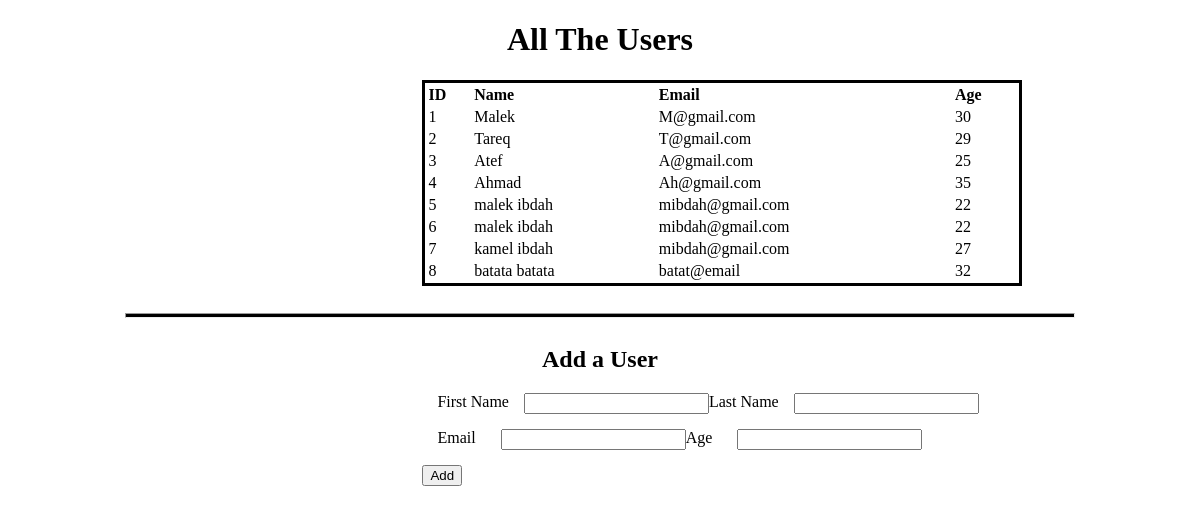
The page / on the database its author committed.
### users_app/models.py (models this page shows)
class User(models.Model):
    Name = models.CharField(max_length=45)
    Email = models.CharField(max_length=100)
    age = models.IntegerField()
    created_at = models.DateTimeField(auto_now_add=True)
    updated_at = models.DateTimeField(auto_now=True)

### users_app/views.py (the view)
# urls.py: path('', views.index),
def index(request):
    users = User.objects.all()
    context={
        'users' : users
        }
    return render(request, 'index.html',context )

### users_app/templates/index.html (shortened to what this page needs)
<!DOCTYPE html>
<html lang="en">
<head>
    {% load static %}
    <link rel="stylesheet" href="{% static 'style.css' %}">
</head>
<body>
    <div class="rectangle">
        <h1>All The Users</h1>
        <table>
            <thead>
                <tr>
                    <th>ID</th>
                    <th>Name</th>
                    <th>Email</th>
                    <th>Age</th>
                </tr>
            </thead>
            <tbody>
                {% for user in users %}
                <tr>
                    <td>{{ user.id }}</td>
                    <td>{{ user.Name }}</td>
                    <td>{{ user.Email }}</td>
                    <td>{{ user.age }}</td>
                </tr>
                {% endfor %}
            </tbody>
        </table>
    </div>
    <hr>
    <div class="section">
        <h2>Add a User</h2>
        <form class="forms" action="/users" method="post">
            <div class="box">
                <label class="fname" for="first">First Name</label>
                <input class="rec" type="text" id="first" name="first" >
                <label class="fname" for="last">Last Name</label>
                <input class="rec" type="text" id="last" name="last" >
            </div>
            <div class="box">
                <label for="email">Email</label>
                <input class="container" type="email" id="email" name="email" >
                <label for="age">Age</label>
                <input class="container" type="number" id="age" name="age" min="0" >
            </div>
            <input type="submit" value="Add">
        </form>
    </div>
</body>
</html>

### users_app/static/style.css (style rules this page uses)
table { border: 3px solid black; width: 600px; }
th { text-align: left; }
hr { font-size: 55px; width: 80%; height: 3px; background-color: black; }
h1 { text-align: center; }
.forms { width: 700px; }
.container { margin-left: 25px; }
.rectangle { width: 30%; margin: 0 auto; }
.box { display: flex; margin: 15px; }
.rec { margin-left: 15px; }
h2 { text-align: center; }
.section { width: 30%; margin: 0px auto; }
form { width: 500px; height: 300; }

### rows shown on the page
User: id "1", Name "Malek", Email "M@gmail.com", age "30"
User: id "2", Name "Tareq", Email "T@gmail.com", age "29"
User: id "3", Name "Atef", Email "A@gmail.com", age "25"
User: id "4", Name "Ahmad", Email "Ah@gmail.com", age "35"
User: id "5", Name "malek ibdah", Email "mibdah@gmail.com", age "22"
User: id "6", Name "malek ibdah", Email "mibdah@gmail.com", age "22"
User: id "7", Name "kamel ibdah", Email "mibdah@gmail.com", age "27"
User: id "8", Name "batata batata", Email "batat@email", age "32"
